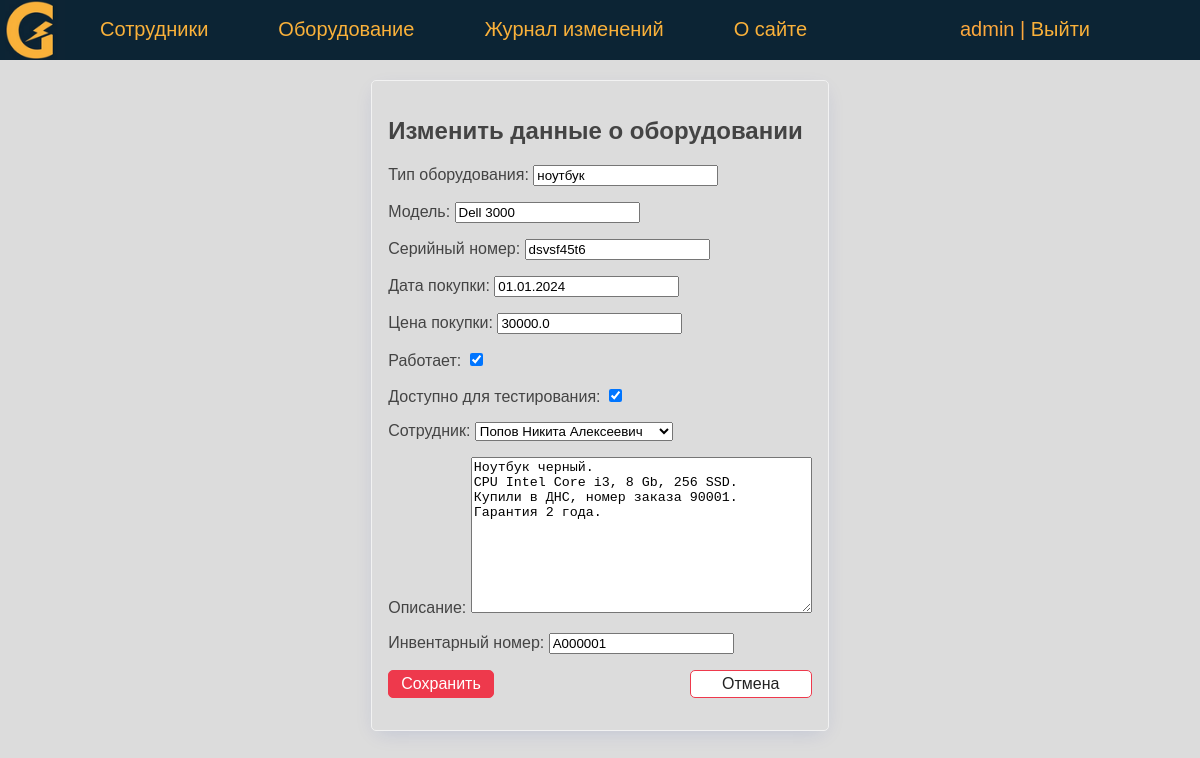
Page /equipment/13/update/ (signed in) on the committed database.
### eqlog/models.py (models this page shows, shortened)
class Equipment(models.Model):
    type = models.CharField(verbose_name='Тип оборудования', max_length=50)
    model = models.CharField(verbose_name='Модель', max_length=50)
    serial_number = models.CharField(verbose_name='Серийный номер', max_length=50)
    id_number = models.CharField(verbose_name='Инвентарный номер', max_length=10, unique=True)
    sale_date = models.DateField(verbose_name='Дата покупки', default=date(2024, 1, 1))
    price = models.FloatField(verbose_name='Цена покупки', max_length=10)
    is_working = models.BooleanField(verbose_name='Работает', default=True)
    testing = models.BooleanField(verbose_name='Доступно для тестирования', default=False)
    description = models.TextField(verbose_name='Описание')
    created_at = models.DateTimeField(verbose_name='Дата создания', auto_now_add=True)
    updated_at = models.DateTimeField(verbose_name='Дата изменения', auto_now=True)
    person = models.ForeignKey('Person', on_delete=models.PROTECT, verbose_name='Сотрудник', related_name='get_equipments')
    slug = AutoSlugField(populate_from='id_number', max_length=255, unique=True, db_index=True)
    user = models.ForeignKey(User, verbose_name='Пользователь', on_delete=models.DO_NOTHING, null=True)
    objects = models.Manager()
    def get_absolute_url(self):
        return reverse('equipment', kwargs={'equip_slug': self.slug})
    class Meta:
        verbose_name = 'Оборудование'
        verbose_name_plural = 'Оборудование'
        ordering = ['type', 'model']

### eqlog/views.py (the view, shortened to what this page needs)
# urls.py: path('equipment/<int:pk>/update/', UpdateEquipment.as_view(), name='update_equipment'),
class UpdateEquipment(LoginRequiredMixin, DataMixin, UpdateView):
    model = Equipment
    form_class = AddEquipmentForm
    template_name = 'eqlog/update_equipment.html'
    context_object_name = 'eq'
    def get_context_data(self, **kwargs):
        context = super().get_context_data(**kwargs)
        c_def = self.get_user_context(title='Изменить данные о оборудовании')
        return {**context, **c_def}

### eqlog/forms.py
class AddEquipmentForm(forms.ModelForm):
    class Meta:
        model = Equipment
        fields = ['type', 'model', 'serial_number', 'sale_date', 'price', 'is_working', 'testing',
                  'person', 'description', 'id_number']
        widgets = {
                    "id_number": TextInput(attrs={"id": "in_number"}),
                }

### eqlog/models.py (called while the page is built)
    @property
    def fio(self):
        return f'{self.last_name} {self.first_name} {self.middle_name}'

    def __str__(self):
        return self.fio

### eqlog/utils.py (called while the page is built)
    def get_user_context(self, **kwargs):
        context = kwargs
        context['menu'] = menu
        return context

### eqlog/templates/eqlog/update_equipment.html (shortened to what this page needs)
{% extends 'eqlog/base.html' %}
{% block content %}
<div class="center">
    <form action="{% url 'update_equipment' eq.id %}" class="card" method="post" enctype="multipart/form-data">
        <h2> {{ title }} </h2>
        {{ form.as_p }}
        <p class="form-buttons">
            <input type="submit" class="btn btn-primary" value="Сохранить">
            <a href="{{ eq.get_absolute_url }}" class="btn btn-outline">Отмена</a>
        </p>
    </form>
</div>
{% endblock %}

### eqlog/templates/eqlog/base.html (shortened to what this page needs)
<!DOCTYPE html>
{% load static %}
<html>
<head>
    <link type="text/css" href="/static/eqlog/css/styles.css" rel="stylesheet" />
</head>
<body bgcolor="#DCDCDC">
    {% block mainmenu %}
    <header class="header">
    <ul id="mainmenu" class="mainmenu">
        <li class="logo">
            <a href="{% url 'home' %}"><div class="logo"></div></a>
        </li>
        {% for m in menu %}
            <li><a href="{% url m.url_name %}"> {{ m.title }} </a></li>
        {% endfor %}
        <li class="last">
            {% if request.user.is_authenticated %}
                <li class="last"> {{user.username}} | <a href="{% url 'logout' %}">Выйти</a> </li>
            {% else %}
                <li class="last"><a href="{% url 'login' %}">Войти</a> </li>
            {% endif %}
        </li>
    </ul>
    </header>
    {% endblock mainmenu %}
    <main>
        {% block content %}
        {% endblock content %}
    </main>
</body>
</html>

### eqlog/static/eqlog/css/styles.css (style rules this page uses)
body { font-family: 'Arial'; margin: 0; padding: 0; height: 100%; width: 100%; color: #444; }
a { color: #0059b2; text-decoration: none; }
.header { background: #0c2434; height: 60px; }
main { padding: 20px; }
.logo { background: url('../images/logo_home.png') no-repeat 0px 0px; background-size: contain; background-position: center; width: 70px; height: 60px; }
ul.mainmenu { list-style: none; margin: 0; padding: 0; height: 60px; color: #FDA83D; font-size: 20px; overflow: hidden; }
ul.mainmenu li { float: left; margin: 18px 40px 0 30px; }
ul.mainmenu li.logo { margin: 0; }
ul.mainmenu li.last { float: right; }
ul.mainmenu li a { color: #fab13a; text-decoration: none; }
.center { display: flex; flex-direction: column; align-items: center; justify-content: center; min-height: 70vh; }
.card { border: solid 1px #f2f2f2; padding: 1rem; border-radius: 5px; box-shadow: rgb(11 43 158 / 15%) 0px 6px 20px -6px; min-width: 400px; }
.form-buttons { display: flex; justify-content: space-between; align-items: center; gap: 0.75rem; }
.btn { padding: 0.25rem 0.75rem; border-radius: 5px; background-color: #ffffff; border: solid 1px #ffffff; color: #212121; cursor: pointer; test-decoration: none; font-size: 1rem; min-width: 6rem; text-align: center; }
.btn-outline { border: solid 1px #ee394c; }
.btn-primary { border: solid 1px #ee394c; background-color: #ee394c; color: #ffffff; }

### rows in the picture
Equipment: type "ноутбук", model "Dell 3000", serial_number "dsvsf45t6", sale_date "01.01.2024", price "30000.0", is_working "☑", testing "☑", person "Попов Никита Алексеевич", description "Ноутбук черный. CPU Intel Core i3, 8 Gb, 256 SSD. Купили в ДНС, номер заказа 90001. Гарантия 2 года.", id_number "А000001"

### other values in the picture
{{ m.title }} "Сотрудники" "Оборудование" "Журнал изменений" "О сайте"
{{ user.username }} "admin"
{{ title }} "Изменить данные о оборудовании"
